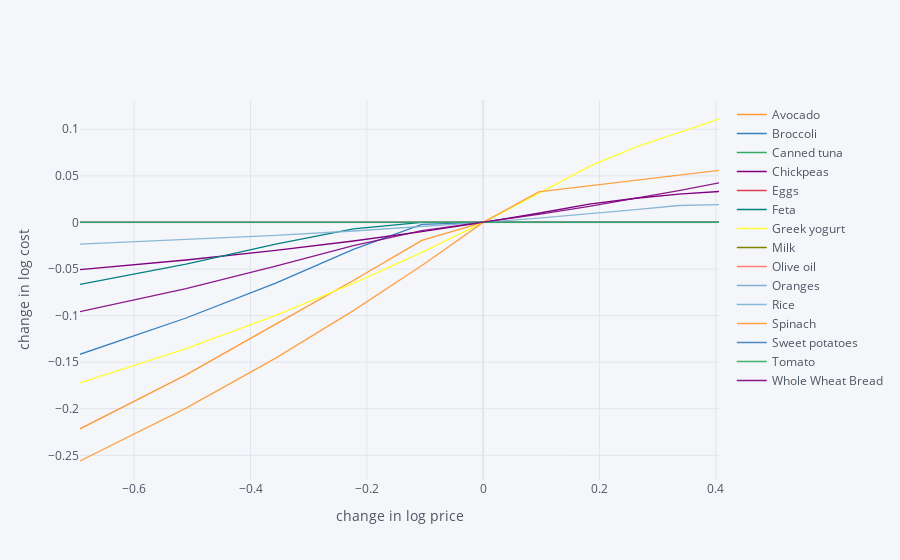

Here is the notebook cell this chart was saved with:
### Markdown cell above
We do the same for Walmart prices and nutrients for a male age 22.

### Code cell
import cufflinks as cf
cf.go_offline()
scale = [.5,.6,.7,.8,.9,1.,1.1,1.2,1.3,1.4,1.5]
cost0 = solve_subsistence_problem(FoodNutrients,WalmartPrices,bminM22,bmaxM22,tol=1e-6).fun
WalmartPrices_response={}
for s in scale:
    cost = {}
    for i,p in enumerate(WalmartPrices):
        my_p = WalmartPrices.copy()
        my_p[i] = p*s
        result = solve_subsistence_problem(FoodNutrients,my_p,bminM22,bmaxM22,tol=1e-6)
        cost[WalmartPrices.index[i]] = np.log(result.fun/cost0)
    WalmartPrices_response[np.log(s)] = cost
WalmartPrices_response = pd.DataFrame(WalmartPrices_response).T
WalmartPrices_response.iplot(xTitle='change in log price',yTitle='change in log cost')

### Figure 1 — Plotly figure (JSON) as saved in the notebook; plotly's stock layout.template omitted (floating-point values rounded to 4 significant figures)
{"data": [{"line": {"color": "rgba(255, 153, 51, 1.0)", "dash": "solid", "shape": "linear", "width": 1.3}, "mode": "lines", "name": "Avocado", "text": "", "type": "scatter", "x": [-0.6931, -0.5108, -0.3567, -0.2231, -0.1054, 0, 0.09531, 0.1823, 0.2624, 0.3365, 0.4055], "y": [-0.2216, -0.1636, -0.1092, -0.0623, -0.01928, 0, -2.95e-10, -7.15e-11, 1.04e-08, 1.251e-10, 6.396e-09]}, {"line": {"color": "rgba(55, 128, 191, 1.0)", "dash": "solid", "shape": "linear", "width": 1.3}, "mode": "lines", "name": "Broccoli", "text": "", "type": "scatter", "x": [-0.6931, -0.5108, -0.3567, -0.2231, -0.1054, 0, 0.09531, 0.1823, 0.2624, 0.3365, 0.4055], "y": [-0.1415, -0.1026, -0.0651, -0.02896, -0.002067, 0, 9.212e-09, -2.586e-10, -2.497e-10, -2.454e-10, -2.431e-10]}, {"line": {"color": "rgba(50, 171, 96, 1.0)", "dash": "solid", "shape": "linear", "width": 1.3}, "mode": "lines", "name": "Canned tuna", "text": "", "type": "scatter", "x": [-0.6931, -0.5108, -0.3567, -0.2231, -0.1054, 0, 0.09531, 0.1823, 0.2624, 0.3365, 0.4055], "y": [0, 0, 0, 0, 0, 0, 0, 0, 0, 0, 0]}, {"line": {"color": "rgba(128, 0, 128, 1.0)", "dash": "solid", "shape": "linear", "width": 1.3}, "mode": "lines", "name": "Chickpeas", "text": "", "type": "scatter", "x": [-0.6931, -0.5108, -0.3567, -0.2231, -0.1054, 0, 0.09531, 0.1823, 0.2624, 0.3365, 0.4055], "y": [-0.0507, -0.04035, -0.03011, -0.01997, -0.009936, 0, 0.009839, 0.01958, 0.02592, 0.03033, 0.03316]}, {"line": {"color": "rgba(219, 64, 82, 1.0)", "dash": "solid", "shape": "linear", "width": 1.3}, "mode": "lines", "name": "Eggs", "text": "", "type": "scatter", "x": [-0.6931, -0.5108, -0.3567, -0.2231, -0.1054, 0, 0.09531, 0.1823, 0.2624, 0.3365, 0.4055], "y": [-1.036e-11, 2.713e-11, 3.504e-11, 2.809e-11, 1.488e-11, 0, -1.274e-11, -6.551e-12, 2.138e-13, 7.401e-12, 1.489e-11]}, {"line": {"color": "rgba(0, 128, 128, 1.0)", "dash": "solid", "shape": "linear", "width": 1.3}, "mode": "lines", "name": "Feta", "text": "", "type": "scatter", "x": [-0.6931, -0.5108, -0.3567, -0.2231, -0.1054, 0, 0.09531, 0.1823, 0.2624, 0.3365, 0.4055], "y": [-0.06648, -0.04468, -0.02334, -0.006914, 7.929e-08, 0, -3.101e-10, -3.307e-10, -3.019e-10, -2.149e-10, 2.537e-11]}, {"line": {"color": "rgba(255, 255, 51, 1.0)", "dash": "solid", "shape": "linear", "width": 1.3}, "mode": "lines", "name": "Greek yogurt", "text": "", "type": "scatter", "x": [-0.6931, -0.5108, -0.3567, -0.2231, -0.1054, 0, 0.09531, 0.1823, 0.2624, 0.3365, 0.4055], "y": [-0.1723, -0.1354, -0.09977, -0.06539, -0.03216, 0, 0.03116, 0.06018, 0.08079, 0.09683, 0.111]}, {"line": {"color": "rgba(128, 128, 0, 1.0)", "dash": "solid", "shape": "linear", "width": 1.3}, "mode": "lines", "name": "Milk", "text": "", "type": "scatter", "x": [-0.6931, -0.5108, -0.3567, -0.2231, -0.1054, 0, 0.09531, 0.1823, 0.2624, 0.3365, 0.4055], "y": [5.189e-11, 3.696e-11, 2.479e-11, 1.481e-11, 6.646e-12, 0, -5.896e-12, -1.067e-11, -1.439e-11, -1.718e-11, -1.916e-11]}, {"line": {"color": "rgba(251, 128, 114, 1.0)", "dash": "solid", "shape": "linear", "width": 1.3}, "mode": "lines", "name": "Olive oil", "text": "", "type": "scatter", "x": [-0.6931, -0.5108, -0.3567, -0.2231, -0.1054, 0, 0.09531, 0.1823, 0.2624, 0.3365, 0.4055], "y": [-9.746e-12, -7.661e-12, -5.652e-12, -3.738e-12, -1.84e-12, 0, 1.814e-12, 3.599e-12, 5.366e-12, 7.127e-12, 8.818e-12]}, {"line": {"color": "rgba(128, 177, 211, 1.0)", "dash": "solid", "shape": "linear", "width": 1.3}, "mode": "lines", "name": "Oranges", "text": "", "type": "scatter", "x": [-0.6931, -0.5108, -0.3567, -0.2231, -0.1054, 0, 0.09531, 0.1823, 0.2624, 0.3365, 0.4055], "y": [2.31e-10, -2.195e-12, -1.93e-10, -1.144e-10, -5.275e-11, 0, -2.107e-11, -2.414e-10, 9.247e-10, 1.521e-09, 1.844e-07]}, {"line": {"color": "rgba(128, 177, 211, 0.8999999999999999)", "dash": "solid", "shape": "linear", "width": 1.3}, "mode": "lines", "name": "Rice", "text": "", "type": "scatter", "x": [-0.6931, -0.5108, -0.3567, -0.2231, -0.1054, 0, 0.09531, 0.1823, 0.2624, 0.3365, 0.4055], "y": [-0.0232, -0.01851, -0.01385, -0.009214, -0.004597, 0, 0.004576, 0.00913, 0.01366, 0.01818, 0.01916]}, {"line": {"color": "rgba(255, 153, 51, 0.8999999999999999)", "dash": "solid", "shape": "linear", "width": 1.3}, "mode": "lines", "name": "Spinach", "text": "", "type": "scatter", "x": [-0.6931, -0.5108, -0.3567, -0.2231, -0.1054, 0, 0.09531, 0.1823, 0.2624, 0.3365, 0.4055], "y": [-0.2561, -0.1993, -0.1457, -0.09471, -0.04624, 0, 0.03274, 0.03912, 0.0447, 0.05025, 0.05577]}, {"line": {"color": "rgba(55, 128, 191, 0.8999999999999999)", "dash": "solid", "shape": "linear", "width": 1.3}, "mode": "lines", "name": "Sweet potatoes", "text": "", "type": "scatter", "x": [-0.6931, -0.5108, -0.3567, -0.2231, -0.1054, 0, 0.09531, 0.1823, 0.2624, 0.3365, 0.4055], "y": [0, 0, 0, 0, 0, 0, 0, 0, 0, 0, 0]}, {"line": {"color": "rgba(50, 171, 96, 0.8999999999999999)", "dash": "solid", "shape": "linear", "width": 1.3}, "mode": "lines", "name": "Tomato ", "text": "", "type": "scatter", "x": [-0.6931, -0.5108, -0.3567, -0.2231, -0.1054, 0, 0.09531, 0.1823, 0.2624, 0.3365, 0.4055], "y": [0, 0, 0, 0, 0, 0, 0, 0, 0, 0, 0]}, {"line": {"color": "rgba(128, 0, 128, 0.8999999999999999)", "dash": "solid", "shape": "linear", "width": 1.3}, "mode": "lines", "name": "Whole Wheat Bread", "text": "", "type": "scatter", "x": [-0.6931, -0.5108, -0.3567, -0.2231, -0.1054, 0, 0.09531, 0.1823, 0.2624, 0.3365, 0.4055], "y": [-0.09569, -0.07103, -0.04696, -0.02496, -0.008731, 0, 0.008655, 0.01724, 0.02574, 0.03418, 0.04255]}], "layout": {"legend": {"bgcolor": "#F5F6F9", "font": {"color": "#4D5663"}}, "paper_bgcolor": "#F5F6F9", "plot_bgcolor": "#F5F6F9", "title": {"font": {"color": "#4D5663"}}, "xaxis": {"gridcolor": "#E1E5ED", "showgrid": true, "tickfont": {"color": "#4D5663"}, "title": {"font": {"color": "#4D5663"}, "text": "change in log price"}, "zerolinecolor": "#E1E5ED"}, "yaxis": {"gridcolor": "#E1E5ED", "showgrid": true, "tickfont": {"color": "#4D5663"}, "title": {"font": {"color": "#4D5663"}, "text": "change in log cost"}, "zerolinecolor": "#E1E5ED"}}}
